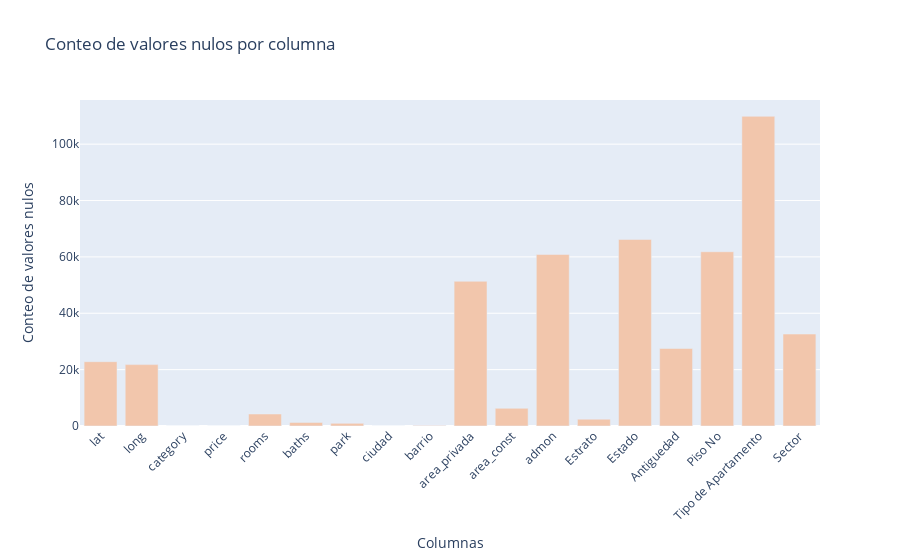
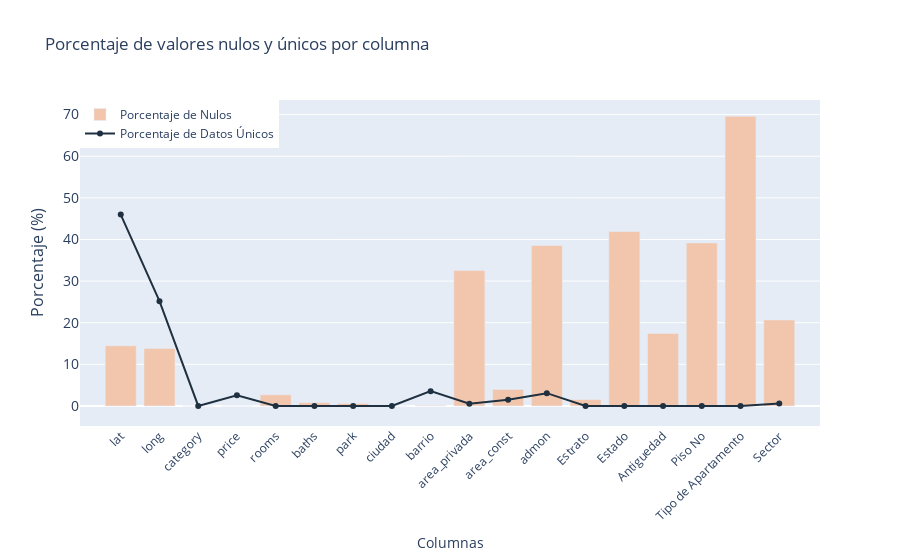

Notebook cell for these charts, in order:
### Code cell
# Gráfico para el conteo de valores nulos con la paleta de colores especificada
colors = ['#F2C6AC', '#1F3040', '#B9CDCA','#D99982', '#735749']  # Definir la paleta de colores
fig_conteo = px.bar(analisis_nulos, x=analisis_nulos.index, y='Conteo', title='Conteo de valores nulos por columna',
                    color_discrete_sequence=colors)
fig_conteo.update_layout(xaxis_title='Columnas', yaxis_title='Conteo de valores nulos', xaxis_tickangle=-45)
fig_conteo.show()

# Gráfico para el porcentaje de valores nulos
fig = go.Figure()

# Agregar las barras para el porcentaje de valores nulos
fig.add_trace(go.Bar(
    x=analisis_nulos.index,
    y=analisis_nulos['Porcentaje'],
    name='Porcentaje de Nulos',
    marker_color=colors[0]  # Asignar el primer color de la paleta
))

# Agregar una línea para el porcentaje de datos únicos
fig.add_trace(go.Scatter(
    x=analisis_nulos.index,
    y=analisis_nulos['Porcentaje_Unicos'],
    name='Porcentaje de Datos Únicos',
    mode='lines+markers',
    line=dict(color=colors[1]),  # Asignar el segundo color de la paleta
    marker=dict(color=colors[1])  # Usar otro color para los marcadores
))

# Actualizar el layout para incluir título y nombres de ejes
fig.update_layout(
    title='Porcentaje de valores nulos y únicos por columna',
    xaxis_title='Columnas',
    yaxis_title='Porcentaje (%)',
    xaxis_tickangle=-45,
    yaxis=dict(
        title='Porcentaje (%)',
        titlefont_size=16,
        tickfont_size=14,
    ),
    legend=dict(
        x=0,
        y=1.0,
    )
)

# Mostrar el gráfico
fig.show()

### Figure 1 — Plotly figure (JSON) as saved in the notebook; plotly's stock layout.template omitted (floating-point values rounded to 4 significant figures)
{"data": [{"alignmentgroup": "True", "hovertemplate": "index=%{x}<br>Conteo=%{y}<extra></extra>", "legendgroup": "", "marker": {"color": "#F2C6AC", "pattern": {"shape": ""}}, "name": "", "offsetgroup": "", "orientation": "v", "showlegend": false, "textposition": "auto", "type": "bar", "x": ["lat", "long", "category", "price", "rooms", "baths", "park", "ciudad", "barrio", "area_privada", "area_const", "admon", "Estrato", "Estado", "Antiguedad", "Piso No", "Tipo de Apartamento", "Sector"], "xaxis": "x", "y": [22815, 21786, 0, 0, 4256, 1273, 937, 0, 219, 51351, 6272, 60866, 2425, 66184, 27502, 61828, 109885, 32630], "yaxis": "y"}], "layout": {"barmode": "relative", "legend": {"tracegroupgap": 0}, "title": {"text": "Conteo de valores nulos por columna"}, "xaxis": {"anchor": "y", "domain": [0, 1], "tickangle": -45, "title": {"text": "Columnas"}}, "yaxis": {"anchor": "x", "domain": [0, 1], "title": {"text": "Conteo de valores nulos"}}}}

### Figure 2 — Plotly figure (JSON) as saved in the notebook; plotly's stock layout.template omitted (floating-point values rounded to 4 significant figures)
{"data": [{"marker": {"color": "#F2C6AC"}, "name": "Porcentaje de Nulos", "type": "bar", "x": ["lat", "long", "category", "price", "rooms", "baths", "park", "ciudad", "barrio", "area_privada", "area_const", "admon", "Estrato", "Estado", "Antiguedad", "Piso No", "Tipo de Apartamento", "Sector"], "y": [14.45, 13.8, 0, 0, 2.695, 0.8062, 0.5934, 0, 0.1387, 32.52, 3.972, 38.54, 1.536, 41.91, 17.42, 39.15, 69.59, 20.66]}, {"line": {"color": "#1F3040"}, "marker": {"color": "#1F3040"}, "mode": "lines+markers", "name": "Porcentaje de Datos Únicos", "type": "scatter", "x": ["lat", "long", "category", "price", "rooms", "baths", "park", "ciudad", "barrio", "area_privada", "area_const", "admon", "Estrato", "Estado", "Antiguedad", "Piso No", "Tipo de Apartamento", "Sector"], "y": [45.97, 25.18, 0.0019, 2.577, 0.004433, 0.004433, 0.0038, 0.005066, 3.558, 0.5149, 1.484, 3.071, 0.0038, 0.0019, 0.003166, 0.01013, 0.005066, 0.5991]}], "layout": {"legend": {"x": 0, "y": 1}, "title": {"text": "Porcentaje de valores nulos y únicos por columna"}, "xaxis": {"tickangle": -45, "title": {"text": "Columnas"}}, "yaxis": {"tickfont": {"size": 14}, "title": {"font": {"size": 16}, "text": "Porcentaje (%)"}}}}
